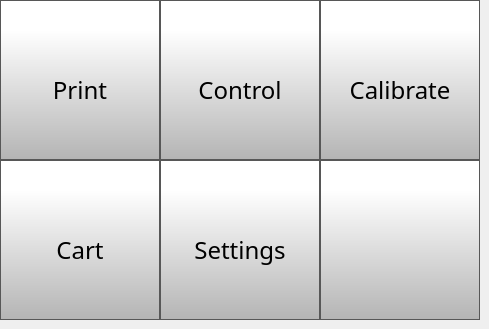
    <widget class="QWidget" name="MenuPage">
     <widget class="QPushButton" name="menuBackButton">
      <property name="geometry">
       <rect>
        <x>320</x>
        <y>160</y>
        <width>160</width>
        <height>160</height>
       </rect>
      </property>
      <property name="minimumSize">
       <size>
        <width>0</width>
        <height>0</height>
       </size>
      </property>
      <property name="font">
       <font>
        <family>Gotham Light</family>
        <pointsize>9</pointsize>
       </font>
      </property>
      <property name="styleSheet">
       <string notr="true">QPushButton {
     border: 1px solid rgb(87, 87, 87);
	background-color: qlineargradient(spread:pad, x1:0, y1:1, x2:0, y2:0.188, stop:0 rgba(180, 180, 180, 255), stop:1 rgba(255, 255, 255, 255));

}

QPushButton:pressed {
    background-color: qlineargradient(x1: 0, y1: 0, x2: 0, y2: 1,
                                      stop: 0 #dadbde, stop: 1 #f6f7fa);
}

QPushButton:flat {
    border: none; /* no border for a flat push button */
}

QPushButton:default {
    border-color: navy; /* make the default button prominent */
}</string>
      </property>
      <property name="text">
       <string/>
      </property>
      <property name="icon">
       <iconset>
        <normaloff>templates/img/arrows-4.png</normaloff>templates/img/arrows-4.png</iconset>
      </property>
      <property name="iconSize">
       <size>
        <width>50</width>
        <height>50</height>
       </size>
      </property>
      <property name="checkable">
       <bool>false</bool>
      </property>
     </widget>
     <widget class="QToolButton" name="menuControlButton">
      <property name="geometry">
       <rect>
        <x>160</x>
        <y>0</y>
        <width>160</width>
        <height>160</height>
       </rect>
      </property>
      <property name="minimumSize">
       <size>
        <width>0</width>
        <height>0</height>
       </size>
      </property>
      <property name="font">
       <font>
        <family>Gotham Light</family>
        <pointsize>18</pointsize>
       </font>
      </property>
      <property name="styleSheet">
       <string notr="true">QToolButton {
padding-top: 20px;
     border: 1px solid rgb(87, 87, 87);
	background-color: qlineargradient(spread:pad, x1:0, y1:1, x2:0, y2:0.188, stop:0 rgba(180, 180, 180, 255), stop:1 rgba(255, 255, 255, 255));

}

QToolButton:pressed {
    background-color: qlineargradient(x1: 0, y1: 0, x2: 0, y2: 1,
                                      stop: 0 #dadbde, stop: 1 #f6f7fa);
}

QToolButton:flat {
    border: none; /* no border for a flat push button */
}

QToolButton:default {
    border-color: navy; /* make the default button prominent */
}</string>
      </property>
      <property name="text">
       <string>Control</string>
      </property>
      <property name="icon">
       <iconset>
        <normaloff>templates/img/settings-1.png</normaloff>templates/img/settings-1.png</iconset>
      </property>
      <property name="iconSize">
       <size>
        <width>80</width>
        <height>80</height>
       </size>
      </property>
      <property name="checkable">
       <bool>false</bool>
      </property>
      <property name="toolButtonStyle">
       <enum>Qt::ToolButtonTextUnderIcon</enum>
      </property>
     </widget>
     <widget class="QToolButton" name="menuPrintButton">
      <property name="geometry">
       <rect>
        <x>0</x>
        <y>0</y>
        <width>160</width>
        <height>160</height>
       </rect>
      </property>
      <property name="minimumSize">
       <size>
        <width>0</width>
        <height>0</height>
       </size>
      </property>
      <property name="font">
       <font>
        <family>Gotham Light</family>
        <pointsize>18</pointsize>
       </font>
      </property>
      <property name="styleSheet">
       <string notr="true">QToolButton {
	padding-top: 20px;
     border: 1px solid rgb(87, 87, 87);
	background-color: qlineargradient(spread:pad, x1:0, y1:1, x2:0, y2:0.188, stop:0 rgba(180, 180, 180, 255), stop:1 rgba(255, 255, 255, 255));



}

QToolButton:pressed {
    background-color: qlineargradient(x1: 0, y1: 0, x2: 0, y2: 1,
                                      stop: 0 #dadbde, stop: 1 #f6f7fa);
}

QToolButton:flat {
    border: none; /* no border for a flat push button */
}

QToolButton:default {
    border-color: navy; /* make the default button prominent */
}</string>
      </property>
      <property name="text">
       <string>Print</string>
      </property>
      <property name="icon">
       <iconset>
        <normaloff>templates/img/printer.png</normaloff>templates/img/printer.png</iconset>
      </property>
      <property name="iconSize">
       <size>
        <width>80</width>
        <height>80</height>
       </size>
      </property>
      <property name="checkable">
       <bool>false</bool>
      </property>
      <property name="toolButtonStyle">
       <enum>Qt::ToolButtonTextUnderIcon</enum>
      </property>
     </widget>
     <widget class="QToolButton" name="menuSettingsButton">
      <property name="geometry">
       <rect>
        <x>160</x>
        <y>160</y>
        <width>160</width>
        <height>160</height>
       </rect>
      </property>
      <property name="minimumSize">
       <size>
        <width>0</width>
        <height>0</height>
       </size>
      </property>
      <property name="font">
       <font>
        <family>Gotham Light</family>
        <pointsize>18</pointsize>
       </font>
      </property>
      <property name="styleSheet">
       <string notr="true">QToolButton {
padding-top: 20px;
     border: 1px solid rgb(87, 87, 87);
	background-color: qlineargradient(spread:pad, x1:0, y1:1, x2:0, y2:0.188, stop:0 rgba(180, 180, 180, 255), stop:1 rgba(255, 255, 255, 255));

}

QToolButton:pressed {
    background-color: qlineargradient(x1: 0, y1: 0, x2: 0, y2: 1,
                                      stop: 0 #dadbde, stop: 1 #f6f7fa);
}

QToolButton:flat {
    border: none; /* no border for a flat push button */
}

QToolButton:default {
    border-color: navy; /* make the default button prominent */
}</string>
      </property>
      <property name="text">
       <string>Settings</string>
      </property>
      <property name="icon">
       <iconset>
        <normaloff>templates/img/settings.png</normaloff>templates/img/settings.png</iconset>
      </property>
      <property name="iconSize">
       <size>
        <width>80</width>
        <height>80</height>
       </size>
      </property>
      <property name="checkable">
       <bool>false</bool>
      </property>
      <property name="toolButtonStyle">
       <enum>Qt::ToolButtonTextUnderIcon</enum>
      </property>
     </widget>
     <widget class="QToolButton" name="menuCartButton">
      <property name="geometry">
       <rect>
        <x>0</x>
        <y>160</y>
        <width>160</width>
        <height>160</height>
       </rect>
      </property>
      <property name="minimumSize">
       <size>
        <width>0</width>
        <height>0</height>
       </size>
      </property>
      <property name="font">
       <font>
        <family>Gotham Light</family>
        <pointsize>18</pointsize>
       </font>
      </property>
      <property name="styleSheet">
       <string notr="true">QToolButton {
padding-top: 20px;
     border: 1px solid rgb(87, 87, 87);
	background-color: qlineargradient(spread:pad, x1:0, y1:1, x2:0, y2:0.188, stop:0 rgba(180, 180, 180, 255), stop:1 rgba(255, 255, 255, 255));

}

QToolButton:pressed {
    background-color: qlineargradient(x1: 0, y1: 0, x2: 0, y2: 1,
                                      stop: 0 #dadbde, stop: 1 #f6f7fa);
}

QToolButton:flat {
    border: none; /* no border for a flat push button */
}

QToolButton:default {
    border-color: navy; /* make the default button prominent */
}</string>
      </property>
      <property name="text">
       <string>Cart</string>
      </property>
      <property name="icon">
       <iconset>
        <normaloff>templates/img/cart.png</normaloff>templates/img/cart.png</iconset>
      </property>
      <property name="iconSize">
       <size>
        <width>80</width>
        <height>80</height>
       </size>
      </property>
      <property name="checkable">
       <bool>false</bool>
      </property>
      <property name="toolButtonStyle">
       <enum>Qt::ToolButtonTextUnderIcon</enum>
      </property>
      <property name="autoRaise">
       <bool>false</bool>
      </property>
     </widget>
     <widget class="QToolButton" name="menuCalibrateButton">
      <property name="geometry">
       <rect>
        <x>320</x>
        <y>0</y>
        <width>160</width>
        <height>160</height>
       </rect>
      </property>
      <property name="minimumSize">
       <size>
        <width>0</width>
        <height>0</height>
       </size>
      </property>
      <property name="font">
       <font>
        <family>Gotham Light</family>
        <pointsize>18</pointsize>
       </font>
      </property>
      <property name="styleSheet">
       <string notr="true">QToolButton {
padding-top: 20px;
     border: 1px solid rgb(87, 87, 87);
	background-color: qlineargradient(spread:pad, x1:0, y1:1, x2:0, y2:0.188, stop:0 rgba(180, 180, 180, 255), stop:1 rgba(255, 255, 255, 255));

}

QToolButton:pressed {
    background-color: qlineargradient(x1: 0, y1: 0, x2: 0, y2: 1,
                                      stop: 0 #dadbde, stop: 1 #f6f7fa);
}

QToolButton:flat {
    border: none; /* no border for a flat push button */
}

QToolButton:default {
    border-color: navy; /* make the default button prominent */
}</string>
      </property>
      <property name="text">
       <string>Calibrate</string>
      </property>
      <property name="icon">
       <iconset>
        <normaloff>templates/img/reload.png</normaloff>templates/img/reload.png</iconset>
      </property>
      <property name="iconSize">
       <size>
        <width>80</width>
        <height>80</height>
       </size>
      </property>
      <property name="checkable">
       <bool>false</bool>
      </property>
      <property name="toolButtonStyle">
       <enum>Qt::ToolButtonTextUnderIcon</enum>
      </property>
     </widget>
     <zorder>menuSettingsButton</zorder>
     <zorder>menuControlButton</zorder>
     <zorder>menuCartButton</zorder>
     <zorder>menuCalibrateButton</zorder>
     <zorder>menuBackButton</zorder>
     <zorder>menuPrintButton</zorder>
    </widget>
